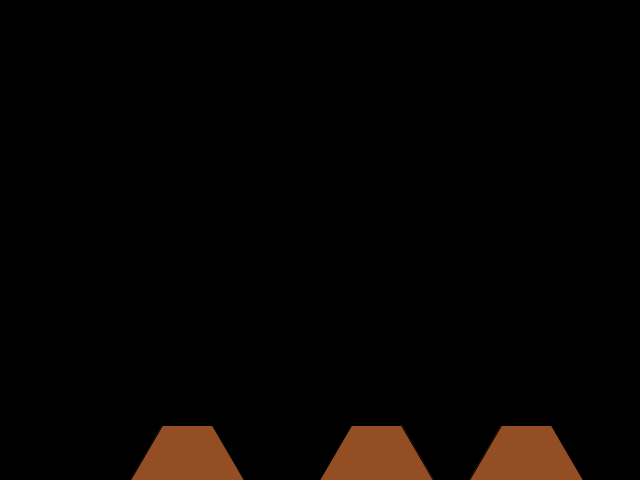
Frame 1 (no input)
Frame 60 (the mouse pressed at the canvas centre just before this capture): identical to frame 1, image omitted
Frame 120 (the mouse held since frame 60 and released just before this capture): identical to frame 1, image omitted

The Processing sketch that drew this single still picture (run headless with seeded random() and noise(); from frame 60 on, the mouse is pressed at the canvas centre):

// Processing sketch: Esame_10_02_17_es1
// ── Esame_10_02_17_es1.pde
ArrayList<FireBall> f;
Volcano v1, v2, v3;
boolean state = false;

void setup(){
   size(640,480);
   frameRate(60);
   
   v1 = new Volcano(random(0,  width - 150), height - 55);
   v2 = new Volcano(random(0,  width - 150), height - 55);
   v3 = new Volcano(random(0,  width - 150), height - 55);
   
   f = new ArrayList<FireBall>();
}

void draw(){
   background(0);
   
   v1.run();
   v2.run();
   v3.run();
   
   for(FireBall fire : f){
      fire.run(); 
   }
   
   if(state){
     if(random(1) < 0.2){
       f.add(v1.generate());
       f.add(v2.generate());
       f.add(v3.generate());
     }
   }
}

void keyPressed(){
   if(key == 'N' || key == 'n'){
      if(state){
         state = false;
         print("State false");
      }else{
         state = true; 
      }
   }
}

// ── FireBall.pde
class FireBall{
    float x, y;
    float vx, vy;
    float D;
    
    FireBall(float x, float y, float vx, float vy, float D){
       this.x = x;
       this.y = y;
       this.vx = vx;
       this.vy = vy;
       this.D = D;
    }
    
    void move(){
       x += vx;
       y += vy;
       y -= abs(0.1);
    }
    
    void display(){
       noStroke();
       fill(180,0,0);
       ellipseMode(CENTER);
       ellipse(x,y, D, D);
    }
    
    void run(){
       display();
       move();
    }
}

// ── Volcano.pde
class Volcano{
  float x,y;
  float h = 60;
  color c = (#934E24);
  
  Volcano(float x, float y){
     this.x = x;
     this.y = y;
  }  
  
  void display(){
     fill(c);
     quad(x+35, y, x, y + h, x + 120, y + h , x + 85, y);
  }
  
  FireBall generate(){
     FireBall gen = new FireBall(x+60, y, random(-2,2), random(-8, -2), random(5, 10));
     
     return gen;
  }
  
   void run(){
      display(); 
   }
}
